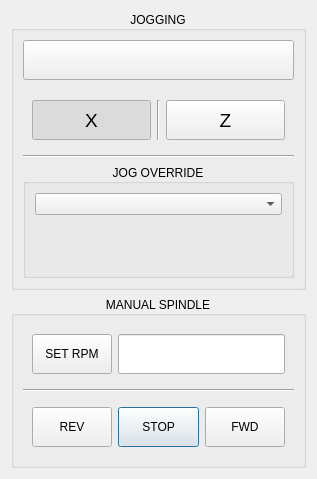
               <widget class="QWidget" name="page_man1">
                <layout class="QVBoxLayout" name="verticalLayout_23">
                 <item>
                  <widget class="QGroupBox" name="groupBox_10">
                   <property name="sizePolicy">
                    <sizepolicy hsizetype="Preferred" vsizetype="Minimum">
                     <horstretch>0</horstretch>
                     <verstretch>0</verstretch>
                    </sizepolicy>
                   </property>
                   <property name="title">
                    <string>JOGGING</string>
                   </property>
                   <property name="alignment">
                    <set>Qt::AlignCenter</set>
                   </property>
                   <layout class="QVBoxLayout" name="verticalLayout_24">
                    <item>
                     <widget class="PushButton" name="btn_jog_active">
                      <property name="minimumSize">
                       <size>
                        <width>0</width>
                        <height>40</height>
                       </size>
                      </property>
                      <property name="font">
                       <font>
                        <pointsize>14</pointsize>
                       </font>
                      </property>
                      <property name="checkable">
                       <bool>true</bool>
                      </property>
                      <property name="indicator_option" stdset="0">
                       <bool>true</bool>
                      </property>
                      <property name="checked_state_text_option" stdset="0">
                       <bool>true</bool>
                      </property>
                      <property name="on_color" stdset="0">
                       <color>
                        <red>50</red>
                        <green>205</green>
                        <blue>50</blue>
                       </color>
                      </property>
                      <property name="shape_option" stdset="0">
                       <number>1</number>
                      </property>
                      <property name="circle_diameter" stdset="0">
                       <double>15.000000000000000</double>
                      </property>
                      <property name="right_edge_offset" stdset="0">
                       <double>5.000000000000000</double>
                      </property>
                      <property name="top_edge_offset" stdset="0">
                       <double>5.000000000000000</double>
                      </property>
                      <property name="true_state_string" stdset="0">
                       <string>JOG ENABLED</string>
                      </property>
                      <property name="false_state_string" stdset="0">
                       <string>JOG DISABLED</string>
                      </property>
                     </widget>
                    </item>
                    <item>
                     <spacer name="verticalSpacer_2">
                      <property name="orientation">
                       <enum>Qt::Vertical</enum>
                      </property>
                      <property name="sizeType">
                       <enum>QSizePolicy::Fixed</enum>
                      </property>
                      <property name="sizeHint" stdset="0">
                       <size>
                        <width>20</width>
                        <height>5</height>
                       </size>
                      </property>
                     </spacer>
                    </item>
                    <item>
                     <widget class="QFrame" name="frame_13">
                      <property name="frameShape">
                       <enum>QFrame::NoFrame</enum>
                      </property>
                      <property name="frameShadow">
                       <enum>QFrame::Raised</enum>
                      </property>
                      <layout class="QHBoxLayout" name="horizontalLayout_18">
                       <item>
                        <widget class="PushButton" name="btn_select_x_axis">
                         <property name="minimumSize">
                          <size>
                           <width>0</width>
                           <height>40</height>
                          </size>
                         </property>
                         <property name="font">
                          <font>
                           <pointsize>14</pointsize>
                          </font>
                         </property>
                         <property name="text">
                          <string>X</string>
                         </property>
                         <property name="checkable">
                          <bool>true</bool>
                         </property>
                         <property name="checked">
                          <bool>true</bool>
                         </property>
                         <property name="autoExclusive">
                          <bool>true</bool>
                         </property>
                         <property name="autoDefault">
                          <bool>true</bool>
                         </property>
                         <property name="indicator_option" stdset="0">
                          <bool>true</bool>
                         </property>
                         <property name="indicator_HAL_pin_option" stdset="0">
                          <bool>true</bool>
                         </property>
                         <property name="indicator_status_option" stdset="0">
                          <bool>false</bool>
                         </property>
                         <property name="on_color" stdset="0">
                          <color>
                           <red>50</red>
                           <green>205</green>
                           <blue>50</blue>
                          </color>
                         </property>
                         <property name="shape_option" stdset="0">
                          <number>1</number>
                         </property>
                         <property name="circle_diameter" stdset="0">
                          <double>15.000000000000000</double>
                         </property>
                         <property name="right_edge_offset" stdset="0">
                          <double>5.000000000000000</double>
                         </property>
                         <property name="top_edge_offset" stdset="0">
                          <double>12.000000000000000</double>
                         </property>
                        </widget>
                       </item>
                       <item>
                        <widget class="Line" name="line_12">
                         <property name="orientation">
                          <enum>Qt::Vertical</enum>
                         </property>
                        </widget>
                       </item>
                       <item>
                        <widget class="PushButton" name="btn_select_z_axis">
                         <property name="minimumSize">
                          <size>
                           <width>0</width>
                           <height>40</height>
                          </size>
                         </property>
                         <property name="font">
                          <font>
                           <pointsize>14</pointsize>
                          </font>
                         </property>
                         <property name="text">
                          <string>Z</string>
                         </property>
                         <property name="checkable">
                          <bool>true</bool>
                         </property>
                         <property name="autoExclusive">
                          <bool>true</bool>
                         </property>
                         <property name="indicator_option" stdset="0">
                          <bool>true</bool>
                         </property>
                         <property name="indicator_HAL_pin_option" stdset="0">
                          <bool>true</bool>
                         </property>
                         <property name="on_color" stdset="0">
                          <color>
                           <red>50</red>
                           <green>205</green>
                           <blue>50</blue>
                          </color>
                         </property>
                         <property name="shape_option" stdset="0">
                          <number>1</number>
                         </property>
                         <property name="circle_diameter" stdset="0">
                          <double>15.000000000000000</double>
                         </property>
                         <property name="right_edge_offset" stdset="0">
                          <double>5.000000000000000</double>
                         </property>
                         <property name="top_edge_offset" stdset="0">
                          <double>12.000000000000000</double>
                         </property>
                         <property name="joint_number_status" stdset="0">
                          <number>1</number>
                         </property>
                        </widget>
                       </item>
                      </layout>
                     </widget>
                    </item>
                    <item>
                     <widget class="Line" name="line_8">
                      <property name="orientation">
                       <enum>Qt::Horizontal</enum>
                      </property>
                     </widget>
                    </item>
                    <item>
                     <widget class="QGroupBox" name="groupBox_16">
                      <property name="title">
                       <string>JOG OVERRIDE</string>
                      </property>
                      <property name="alignment">
                       <set>Qt::AlignCenter</set>
                      </property>
                      <layout class="QVBoxLayout" name="verticalLayout_25">
                       <item>
                        <widget class="QComboBox" name="lathe_jog_inc"/>
                       </item>
                       <item>
                        <spacer name="verticalSpacer">
                         <property name="orientation">
                          <enum>Qt::Vertical</enum>
                         </property>
                         <property name="sizeType">
                          <enum>QSizePolicy::Fixed</enum>
                         </property>
                         <property name="sizeHint" stdset="0">
                          <size>
                           <width>20</width>
                           <height>5</height>
                          </size>
                         </property>
                        </spacer>
                       </item>
                       <item>
                        <widget class="StatusAdjustmentBar" name="adjustment_jog">
                         <property name="minimumSize">
                          <size>
                           <width>0</width>
                           <height>40</height>
                          </size>
                         </property>
                         <property name="font">
                          <font>
                           <pointsize>18</pointsize>
                          </font>
                         </property>
                         <property name="jograte_rate" stdset="0">
                          <bool>true</bool>
                         </property>
                         <property name="show_toggle_button" stdset="0">
                          <bool>false</bool>
                         </property>
                         <property name="show_setting_menu" stdset="0">
                          <bool>false</bool>
                         </property>
                         <property name="text_template" stdset="0">
                          <string>%s</string>
                         </property>
                         <property name="step_rate" stdset="0">
                          <number>5</number>
                         </property>
                        </widget>
                       </item>
                      </layout>
                     </widget>
                    </item>
                   </layout>
                  </widget>
                 </item>
                 <item>
                  <widget class="QGroupBox" name="groupBox_11">
                   <property name="sizePolicy">
                    <sizepolicy hsizetype="Preferred" vsizetype="Minimum">
                     <horstretch>0</horstretch>
                     <verstretch>0</verstretch>
                    </sizepolicy>
                   </property>
                   <property name="title">
                    <string>MANUAL SPINDLE</string>
                   </property>
                   <property name="alignment">
                    <set>Qt::AlignCenter</set>
                   </property>
                   <layout class="QVBoxLayout" name="verticalLayout_18">
                    <item>
                     <widget class="QFrame" name="frame_10">
                      <property name="sizePolicy">
                       <sizepolicy hsizetype="Preferred" vsizetype="Minimum">
                        <horstretch>0</horstretch>
                        <verstretch>0</verstretch>
                       </sizepolicy>
                      </property>
                      <property name="minimumSize">
                       <size>
                        <width>0</width>
                        <height>0</height>
                       </size>
                      </property>
                      <property name="frameShape">
                       <enum>QFrame::NoFrame</enum>
                      </property>
                      <property name="frameShadow">
                       <enum>QFrame::Raised</enum>
                      </property>
                      <layout class="QHBoxLayout" name="horizontalLayout_10">
                       <item>
                        <widget class="PushButton" name="btn_set_rpm">
                         <property name="sizePolicy">
                          <sizepolicy hsizetype="Preferred" vsizetype="Fixed">
                           <horstretch>0</horstretch>
                           <verstretch>0</verstretch>
                          </sizepolicy>
                         </property>
                         <property name="minimumSize">
                          <size>
                           <width>0</width>
                           <height>40</height>
                          </size>
                         </property>
                         <property name="baseSize">
                          <size>
                           <width>0</width>
                           <height>40</height>
                          </size>
                         </property>
                         <property name="text">
                          <string>SET RPM</string>
                         </property>
                        </widget>
                       </item>
                       <item>
                        <widget class="QLineEdit" name="lineEdit_spindle">
                         <property name="minimumSize">
                          <size>
                           <width>0</width>
                           <height>40</height>
                          </size>
                         </property>
                        </widget>
                       </item>
                      </layout>
                     </widget>
                    </item>
                    <item>
                     <widget class="Line" name="line_7">
                      <property name="orientation">
                       <enum>Qt::Horizontal</enum>
                      </property>
                     </widget>
                    </item>
                    <item>
                     <widget class="QFrame" name="frame_12">
                      <property name="sizePolicy">
                       <sizepolicy hsizetype="Preferred" vsizetype="Minimum">
                        <horstretch>0</horstretch>
                        <verstretch>0</verstretch>
                       </sizepolicy>
                      </property>
                      <property name="frameShape">
                       <enum>QFrame::NoFrame</enum>
                      </property>
                      <property name="frameShadow">
                       <enum>QFrame::Raised</enum>
                      </property>
                      <layout class="QHBoxLayout" name="horizontalLayout_9">
                       <item>
                        <widget class="ActionButton" name="btn_spindle_rev">
                         <property name="sizePolicy">
                          <sizepolicy hsizetype="Preferred" vsizetype="Fixed">
                           <horstretch>0</horstretch>
                           <verstretch>0</verstretch>
                          </sizepolicy>
                         </property>
                         <property name="minimumSize">
                          <size>
                           <width>0</width>
                           <height>40</height>
                          </size>
                         </property>
                         <property name="text">
                          <string>REV</string>
                         </property>
                         <property name="indicator_option" stdset="0">
                          <bool>true</bool>
                         </property>
                         <property name="indicator_status_option" stdset="0">
                          <bool>true</bool>
                         </property>
                         <property name="on_color" stdset="0">
                          <color>
                           <red>50</red>
                           <green>205</green>
                           <blue>50</blue>
                          </color>
                         </property>
                         <property name="shape_option" stdset="0">
                          <number>1</number>
                         </property>
                         <property name="right_edge_offset" stdset="0">
                          <double>3.000000000000000</double>
                         </property>
                         <property name="top_edge_offset" stdset="0">
                          <double>3.000000000000000</double>
                         </property>
                         <property name="is_spindle_rev_status" stdset="0">
                          <bool>true</bool>
                         </property>
                         <property name="spindle_rev_action" stdset="0">
                          <bool>true</bool>
                         </property>
                        </widget>
                       </item>
                       <item>
                        <widget class="ActionButton" name="btn_spindle_stop">
                         <property name="minimumSize">
                          <size>
                           <width>0</width>
                           <height>40</height>
                          </size>
                         </property>
                         <property name="text">
                          <string>      STOP      </string>
                         </property>
                         <property name="default">
                          <bool>true</bool>
                         </property>
                         <property name="indicator_option" stdset="0">
                          <bool>false</bool>
                         </property>
                         <property name="shape_option" stdset="0">
                          <number>1</number>
                         </property>
                         <property name="right_edge_offset" stdset="0">
                          <double>3.000000000000000</double>
                         </property>
                         <property name="top_edge_offset" stdset="0">
                          <double>3.000000000000000</double>
                         </property>
                         <property name="is_spindle_stopped_status" stdset="0">
                          <bool>true</bool>
                         </property>
                         <property name="spindle_stop_action" stdset="0">
                          <bool>true</bool>
                         </property>
                        </widget>
                       </item>
                       <item>
                        <widget class="ActionButton" name="btn_spindle_fwd">
                         <property name="sizePolicy">
                          <sizepolicy hsizetype="Preferred" vsizetype="Fixed">
                           <horstretch>0</horstretch>
                           <verstretch>0</verstretch>
                          </sizepolicy>
                         </property>
                         <property name="minimumSize">
                          <size>
                           <width>0</width>
                           <height>40</height>
                          </size>
                         </property>
                         <property name="text">
                          <string>FWD</string>
                         </property>
                         <property name="indicator_option" stdset="0">
                          <bool>true</bool>
                         </property>
                         <property name="on_color" stdset="0">
                          <color>
                           <red>50</red>
                           <green>205</green>
                           <blue>50</blue>
                          </color>
                         </property>
                         <property name="shape_option" stdset="0">
                          <number>1</number>
                         </property>
                         <property name="right_edge_offset" stdset="0">
                          <double>3.000000000000000</double>
                         </property>
                         <property name="top_edge_offset" stdset="0">
                          <double>3.000000000000000</double>
                         </property>
                         <property name="is_spindle_fwd_status" stdset="0">
                          <bool>true</bool>
                         </property>
                         <property name="spindle_fwd_action" stdset="0">
                          <bool>true</bool>
                         </property>
                        </widget>
                       </item>
                      </layout>
                     </widget>
                    </item>
                   </layout>
                  </widget>
                 </item>
                </layout>
               </widget>
